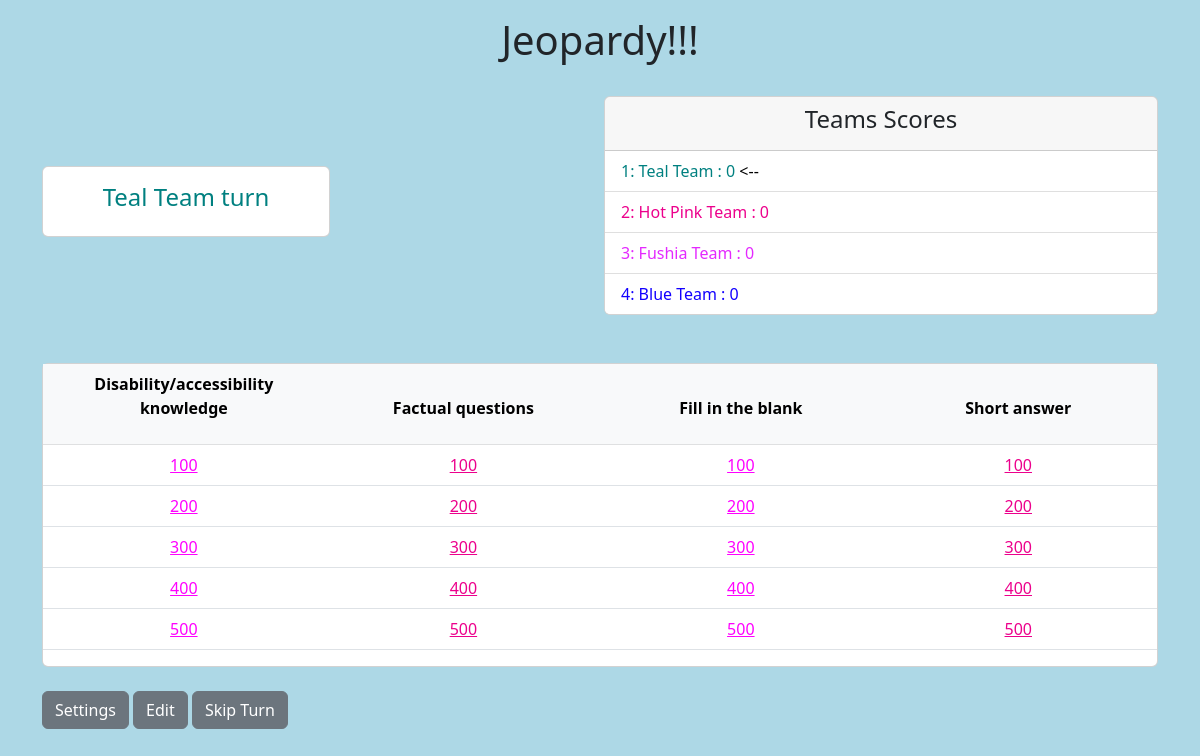
/board/1, run on the app's committed database.
### jeopardy/models.py (models this page shows, shortened)
class Team(models.Model):
    disabled = models.BooleanField(default=False)
    teamName = models.CharField(max_length=50)
    correct = models.ManyToManyField(Question,blank=True, related_name="correct")
    incorrect = models.ManyToManyField(Question,blank=True, related_name="incorrect")
    def __str__(self):
        return self.teamName
    color = ColorField(default='#FF0000')

class Topic(models.Model):
    name = models.CharField(max_length=50)
    def __str__(self):
        return self.name

class Question(models.Model):
    topic = models.ForeignKey(Topic, on_delete=models.PROTECT)
    points = models.ForeignKey(Point, on_delete=models.PROTECT)
    question = models.TextField(max_length=255)
    color = ColorField(default='#EC008C')
    answer = models.TextField(max_length=255)

class Point(models.Model):
    points = models.IntegerField()
    def __str__(self):
        return str(self.points)

### jeopardy/views.py (the view)
# urls.py: path("board/<int:team_id>", board, name= "board"),
def board(request,team_id):
    questions = Question.objects.all()
    topics = Topic.objects.all()
    points = Point.objects.all()
    activeTeam = Team.objects.get(id = team_id)
    teams = Team.objects.all()
    questions_parced = []
    for point in points:
        points_list = []
        for question in questions:
            if question.points == point:
                points_list.append(question)
        questions_parced.append(points_list)
    teams_with_total = []
    for team in teams:
        score = 0
        for qusiton in team.correct.all():
            score += int(qusiton.points.points)
        teams_with_total.append((team,score))
    context = {
        "questions": questions_parced,
        "topics" : topics,
        "activeTeam" : activeTeam,
        "team_id" : team_id,
        "teams" : teams_with_total,
        }
    return render(request, 'jeopardy/jeopardy.html', context)

### jeopardy/templates/jeopardy/jeopardy.html
{% extends 'jeopardy/base.html' %}
{% block content %}
<h1 class = "text-center mt-3">Jeopardy!!!</h1>
<div class="row justify-content-center align-items-center g-2">
  <div class="col">
    <div class="card mt-3" style = "width: 18rem;">
      <div class="card-body">
        <h4 class="card-title text-center" style = "color: {{activeTeam.color}};">{{activeTeam}} turn </h4>
      </div>
    </div>
  </div>
  <div class="col">
    <div class="card mt-4">
      <div class="card-header">
        <h4 class="card-title text-center">Teams Scores</h4>
      </div>
      <ul class="list-group list-group-flush">
        {% for team in teams %}
        {% if team.0.disabled %}
        <li class="list-group-item disabled"><del>{{team.0.id}}: {{team.0}}</del></li>
        {% else %}
        <li class="list-group-item" style = "color: {{team.0.color}};"> {{team.0.id}}: {{team.0}} : {{team.1}}{% if team.0.id == activeTeam.id %} <c style = "color: black;"> <-- </c>{% endif %}</li>
        {% endif %}
        {% endfor %}
      </ul>
    </div>
  </div>
</div>
<div class="card mt-5">
  <div class="table-responsive">
    <table class="table">
      <thead class="table-light">
        <tr>
          {% for topic in topics %}
          <th scope="col" style="width: 12rem;"><p class = "text-center">{{topic}}<p></th>
          {% endfor %}
        </tr>
      </thead>
      <tbody>
        {% for points in questions %}
        <tr class="">
          {% for question in points %}
          <td class = "text-center">
            {% if question.incorrect.all.count != 0 or question.correct.all.count != 0 %}
            <p class="mb-0 pink_disabled">{{question.points}}</p>
            {% else %}
            <a href="/question/{{question.id}}/{{team_id}}" style = "color: {{question.color}}">{{question.points}}</a><br>
            {% endif %}
          </td>
          {% endfor %}
        </tr>
        {% endfor %}
      </tbody>
    </table>
  </div>
</div>
<a class="btn btn-secondary mt-4" href="/admin">Settings</a>
<a class="btn btn-secondary mt-4" href="/editScore/{{activeTeam.id}}">Edit {{activeTeam.name}}</a>
<a class="btn btn-secondary mt-4" href="/next/{{activeTeam.id}}">Skip Turn</a>
{% endblock content %}

### jeopardy/static/jeopardy/style.css (style rules this page uses)
.body { background-color: lightblue; }

### data on the page
Team: teamName "Teal Team", id "1", disabled "0"
Team: id "2", teamName "Hot Pink Team", disabled "0"
Team: id "3", teamName "Fushia Team", disabled "0"
Team: id "4", teamName "Blue Team", disabled "0"
Topic: name "Disability/accessibility knowledge"
Topic: name "Factual questions"
Topic: name "Fill in the blank"
Topic: name "Short answer"
Question: points "100"
Question: points "100"
Question: points "100"
Question: points "100"
Question: points "200"
Question: points "200"
Question: points "200"
Question: points "200"
Question: points "300"
Question: points "300"
Question: points "300"
Question: points "300"
Question: points "400"
Question: points "400"
Question: points "400"
Question: points "400"
Question: points "500"
Question: points "500"
Question: points "500"
Question: points "500"
